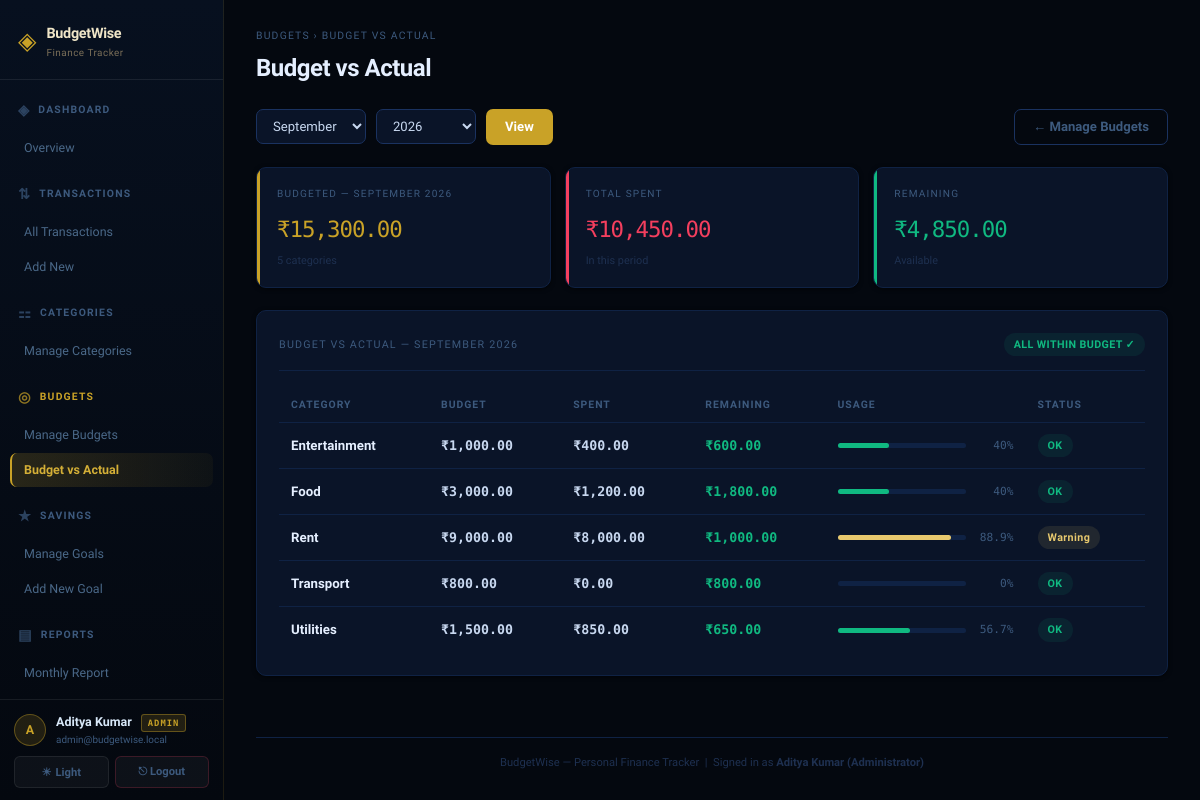
Page /budgets/budget_vs_actual.php (signed in) on the committed database.
### tables this page shows
CREATE TABLE user_profiles (
    user_id        INT PRIMARY KEY,
    name           VARCHAR(100)  NOT NULL DEFAULT 'User',
    phone          VARCHAR(20)   NULL,
    profile_image  VARCHAR(255)  NULL,
    monthly_goal   DECIMAL(10,2) NOT NULL DEFAULT 10000.00,
    created_at     TIMESTAMP     DEFAULT CURRENT_TIMESTAMP,
    FOREIGN KEY (user_id) REFERENCES users(id) ON DELETE CASCADE
);

CREATE TABLE users (
    id         INT AUTO_INCREMENT PRIMARY KEY,
    username   VARCHAR(50)  NOT NULL UNIQUE,
    email      VARCHAR(100) NOT NULL UNIQUE,
    password   VARCHAR(255) NOT NULL,
    role       ENUM('user','admin') NOT NULL DEFAULT 'user',
    is_active  TINYINT(1)   NOT NULL DEFAULT 1,
    created_at TIMESTAMP    DEFAULT CURRENT_TIMESTAMP
);

CREATE TABLE budgets (
    id             INT AUTO_INCREMENT PRIMARY KEY,
    user_id        INT           NOT NULL,
    category_id    INT           NOT NULL,
    monthly_limit  DECIMAL(10,2) NOT NULL,
    period_month   TINYINT       NOT NULL,
    period_year    SMALLINT      NOT NULL,
    created_at     TIMESTAMP     DEFAULT CURRENT_TIMESTAMP,
    FOREIGN KEY (user_id)     REFERENCES users(id)      ON DELETE CASCADE,
    FOREIGN KEY (category_id) REFERENCES categories(id) ON DELETE CASCADE,
    UNIQUE KEY uq_user_cat_period (user_id, category_id, period_month, period_year),
    INDEX idx_bud_user (user_id)
);

CREATE TABLE categories (
    id          INT AUTO_INCREMENT PRIMARY KEY,
    name        VARCHAR(50)              NOT NULL,
    type        ENUM('income','expense') NOT NULL,
    is_default  TINYINT(1)               NOT NULL DEFAULT 0,
    user_id     INT                      NULL,
    created_at  TIMESTAMP                DEFAULT CURRENT_TIMESTAMP,
    FOREIGN KEY (user_id) REFERENCES users(id) ON DELETE CASCADE,
    INDEX idx_cat_type (type),
    INDEX idx_cat_user (user_id)
);

### includes/db.php (called while the page is built, shortened)
<?php
$conn = mysqli_connect(DB_HOST, DB_USER, DB_PASS, DB_NAME);
mysqli_set_charset($conn, 'utf8mb4');
function db_all($conn, $sql, $types = '', $params = []): array
{
    $stmt = mysqli_prepare($conn, $sql);
    if ($params) {
        mysqli_stmt_bind_param($stmt, $types, ...$params);
    }
    mysqli_stmt_execute($stmt);
    $result = mysqli_stmt_get_result($stmt);
    $rows   = [];
    while ($row = mysqli_fetch_assoc($result)) {
        $rows[] = $row;
    }
    return $rows;
}
function db_one($conn, $sql, $types = '', $params = [])
{
    $rows = db_all($conn, $sql, $types, $params);
    return $rows[0] ?? null;
}
function fmt($n): string
{
    $n    = (float) $n;
    $sign = $n < 0 ? '-' : '';
    $n    = abs($n);
    [$int, $dec] = explode('.', number_format($n, 2, '.', ''));
    if (strlen($int) > 3) {
        $last3 = substr($int, -3);
        $rest  = substr($int, 0, -3);
        $rest  = preg_replace('/\B(?=(\d{2})+(?!\d))/', ',', $rest);
        $int   = $rest . ',' . $last3;
    }
    return "\xe2\x82\xb9" . $sign . $int . '.' . $dec;
}
function get_theme(): string
{
    return (($_COOKIE['theme'] ?? 'dark') === 'light') ? 'light' : 'dark';
}
require_once __DIR__ . '/auth.php';

### includes/auth.php (called while the page is built, shortened)
<?php
function current_user_id(): int
{
    return (int) ($_SESSION['user_id'] ?? 0);
}
function current_user_role(): string
{
    return $_SESSION['role'] ?? 'user';
}
function is_admin(): bool
{
    return current_user_role() === 'admin';
}
function current_user($conn): ?array
{
    $uid = current_user_id();
    return db_one($conn,
        "SELECT id, username, email, role, is_active, created_at
         FROM users WHERE id = ?",
        "i", [$uid]
    );
}
function current_profile($conn): array
{
    $uid = current_user_id();
    $row = db_one($conn,
        "SELECT user_id, name, phone, profile_image, monthly_goal
         FROM user_profiles WHERE user_id = ?",
        "i", [$uid]
    );
    return $row ?? ['user_id' => $uid, 'name' => 'User', 'phone' => '',
                    'profile_image' => null, 'monthly_goal' => 0];
}

### budgets/budget_vs_actual.php (the view, shortened to what this page needs)
<?php
require_once 'includes/db.php';
$section = 'Budgets';
$page    = 'budget_vs_actual.php';
$title   = 'Budget vs Actual';
require_once 'includes/header.php';
$uid = current_user_id();
$m = (int)($_GET['month'] ?? date('n'));
$y = (int)($_GET['year']  ?? date('Y'));
$label = date('F Y', mktime(0, 0, 0, $m, 1, $y));
$rows = db_all($conn, "
    SELECT
        b.id,
        b.category_id,
        b.monthly_limit,
        c.name AS category_name,
        COALESCE(SUM(t.amount), 0) AS actual_spent
    FROM budgets b
    LEFT JOIN categories c ON c.id = b.category_id
    LEFT JOIN transactions t
        ON t.category_id = b.category_id
       AND t.user_id     = b.user_id
       AND t.type        = 'expense'
       AND MONTH(t.txn_date) = ?
       AND YEAR(t.txn_date)  = ?
    WHERE b.user_id = ?
      AND b.period_month = ?
      AND b.period_year  = ?
    GROUP BY b.id, b.category_id, b.monthly_limit, c.name
    ORDER BY c.name
", "iiiii", [$m, $y, $uid, $m, $y]);
$total_budget = array_sum(array_column($rows, 'monthly_limit'));
$total_spent  = array_sum(array_column($rows, 'actual_spent'));
$remaining    = $total_budget - $total_spent;
$over_count = 0;
foreach ($rows as $r) {
    $pct = ($r['actual_spent'] / $r['monthly_limit']) * 100;
    if ($pct >= 100) {
        notify_once($conn, $uid, 'budget_exceeded',
            "Budget exceeded — {$r['category_name']} for {$label}",
            "You have spent " . strip_rupee(fmt($r['actual_spent'])) .
            " of " . strip_rupee(fmt($r['monthly_limit'])) .
            " budgeted for {$r['category_name']} this month.");
    } elseif ($pct >= 70) {
        notify_once($conn, $uid, 'budget_warning',
            "Budget warning — {$r['category_name']} for {$label}",
            "You have spent " . strip_rupee(fmt($r['actual_spent'])) .
            " of " . strip_rupee(fmt($r['monthly_limit'])) .
            " budgeted for {$r['category_name']} this month (" .
            round($pct) . "% used).");
    }
}
function notify_once($conn, $user_id, $type, $title, $message)
{
    $existing = db_one($conn,
        "SELECT id FROM notifications
         WHERE user_id = ? AND title = ? LIMIT 1",
        "is", [$user_id, $title]
    );
}
function strip_rupee(string $s): string
{
    return str_replace("\xe2\x82\xb9", '₹', $s);
}
?>
<form method="GET" class="period-form">
    <select name="month">
        <?php for ($i = 1; $i <= 12; $i++): ?>
            <option value="<?= $i ?>" <?= $i === $m ? 'selected' : '' ?>>
                <?= date('F', mktime(0, 0, 0, $i, 1)) ?>
            </option>
        <?php endfor; ?>
    </select>
    <select name="year">
        <?php for ($yi = (int)date('Y') + 1; $yi >= (int)date('Y') - 3; $yi--): ?>
            <option value="<?= $yi ?>" <?= $yi === $y ? 'selected' : '' ?>><?= $yi ?></option>
        <?php endfor; ?>
    </select>
    <button type="submit" class="btn btn-primary">View</button>
    <a href="manage_budgets.php?month=<?= $m ?>&year=<?= $y ?>"
       class="btn btn-ghost btn-end">&larr; Manage Budgets</a>
</form>
<div class="summary-grid">
    <div class="sum-card bal">
        <div class="sum-label">Budgeted &mdash; <?= htmlspecialchars($label) ?></div>
        <div class="sum-val"><?= fmt($total_budget) ?></div>
        <div class="sum-sub"><?= count($rows) ?> categories</div>
    </div>
    <div class="sum-card exp">
        <div class="sum-label">Total Spent</div>
        <div class="sum-val"><?= fmt($total_spent) ?></div>
        <div class="sum-sub">In this period</div>
    </div>
    <div class="sum-card <?= $remaining >= 0 ? 'inc' : 'exp' ?>">
        <div class="sum-label">Remaining</div>
        <div class="sum-val"><?= fmt(abs($remaining)) ?></div>
        <div class="sum-sub"><?= $remaining >= 0 ? 'Available' : 'Over budget' ?></div>
    </div>
</div>
<div class="card">
    <div class="card-title">
        Budget vs Actual &mdash; <?= htmlspecialchars($label) ?>
        <?php if ($over_count > 0): ?>
            <span class="badge badge-exp"><?= $over_count ?> over budget</span>
        <?php elseif (count($rows) > 0): ?>
            <span class="badge badge-inc">All within budget &check;</span>
        <?php endif; ?>
    </div>
    <?php if (empty($rows)): ?>
        <div class="empty">
            No budgets configured for this period.
            <a href="manage_budgets.php?month=<?= $m ?>&year=<?= $y ?>">Set some budgets</a> first.
        </div>
    <?php else: ?>
    <div class="tbl-wrap">
    <table>
        <thead>
            <tr>
                <th>Category</th>
                <th>Budget</th>
                <th>Spent</th>
                <th>Remaining</th>
                <th class="th-wide">Usage</th>
                <th>Status</th>
            </tr>
        </thead>
        <tbody>
        <?php foreach ($rows as $r):
            $pct = $r['monthly_limit'] > 0
                 ? min(100, round(($r['actual_spent'] / $r['monthly_limit']) * 100, 1))
                 : 0;
            $rem  = $r['monthly_limit'] - $r['actual_spent'];
            $over = $r['actual_spent'] > $r['monthly_limit'];
            $fill = $pct < 70 ? 'ok' : ($pct < 100 ? 'warn' : 'over');
        ?>
        <tr>
            <td class="td-name"><?= htmlspecialchars($r['category_name'] ?? '—') ?></td>
            <td class="amt-neu"><?= fmt($r['monthly_limit']) ?></td>
            <td class="<?= $over ? 'amt-exp' : 'amt-neu' ?>"><?= fmt($r['actual_spent']) ?></td>
            <td class="<?= $rem >= 0 ? 'amt-inc' : 'amt-exp' ?>">
                <?= $rem >= 0 ? '' : '-' ?><?= fmt(abs($rem)) ?>
            </td>
            <td>
                <div class="usage-cell">
                    <div class="prog-wrap">
                        <div class="prog-fill <?= $fill ?>" style="width:<?= $pct ?>%"></div>
                    </div>
                    <span class="usage-pct"><?= $pct ?>%</span>
                </div>
            </td>
            <td>
                <?php if ($over): ?>
                    <span class="badge badge-exp">Over</span>
                <?php elseif ($pct >= 70): ?>
                    <span class="badge badge-warn">Warning</span>
                <?php else: ?>
                    <span class="badge badge-inc">OK</span>
                <?php endif; ?>
            </td>
        </tr>
        <?php endforeach; ?>
        </tbody>
    </table>
    </div>
    <?php endif; ?>
</div>
<?php require_once 'includes/footer.php'; ?>

### includes/header.php (shortened to what this page needs)
<?php
$nav = [
    'Dashboard'     => ['icon' => '&#9672;', 'links' => [
        'Overview' => 'dashboard.php',
    ]],
    'Transactions'  => ['icon' => '&#8645;', 'links' => [
        'All Transactions' => 'view_transactions.php',
        'Add New'          => 'add_transaction.php',
    ]],
    'Categories'    => ['icon' => '&#9871;', 'links' => [
        'Manage Categories' => 'manage_categories.php',
    ]],
    'Budgets'       => ['icon' => '&#9678;', 'links' => [
        'Manage Budgets'    => 'manage_budgets.php',
        'Budget vs Actual'  => 'budget_vs_actual.php',
    ]],
    'Savings'       => ['icon' => '&#9733;', 'links' => [
        'Manage Goals'  => 'manage_goals.php',
        'Add New Goal'  => 'add_goal.php',
    ]],
    'Reports'       => ['icon' => '&#9636;', 'links' => [
        'Monthly Report'    => 'monthly_report.php',
        'Category Report'   => 'category_report.php',
        'Date Range Report' => 'date_range_report.php',
    ]],
    'Notifications' => ['icon' => '&#9873;', 'links' => [
        'View All' => 'view_notifications.php',
    ]],
    'Profile'       => ['icon' => '&#10022;', 'links' => [
        'My Profile'      => 'profile.php',
        'Settings'        => 'settings.php',
        'Payment Methods' => 'payment_methods.php',
    ]],
];
if (is_admin()) {
    $nav['Admin'] = ['icon' => '&#9881;', 'links' => [
        'Admin Dashboard' => 'admin_dashboard.php',
        'Manage Users'    => 'manage_users.php',
        'System Logs'     => 'system_logs.php',
    ]];
}
$theme = get_theme();
$me    = current_user($conn);
$prof  = current_profile($conn);
?>
<!DOCTYPE html>
<html lang="en" data-theme="<?= htmlspecialchars($theme, ENT_QUOTES, 'UTF-8') ?>">
<head>
    <link rel="stylesheet" href="assets/style.css">
</head>
<body>
<div class="app">
<aside class="sidebar">
    <div class="sidebar-logo">
        <span class="logo-icon">&#9672;</span>
        <div>
            <div class="logo-name">BudgetWise</div>
            <div class="logo-sub">Finance Tracker</div>
        </div>
    </div>
    <nav class="sidebar-nav">
        <?php foreach ($nav as $sec_name => $sec): ?>
            <?php $active_sec = ($section ?? '') === $sec_name; ?>
            <div class="nav-section <?= $active_sec ? 'active' : '' ?>">
                <div class="nav-section-label">
                    <span class="nav-icon"><?= $sec['icon'] ?></span>
                    <span class="nav-section-name"><?= htmlspecialchars($sec_name, ENT_QUOTES, 'UTF-8') ?></span>
                </div>
                <div class="nav-links">
                    <?php foreach ($sec['links'] as $lname => $lfile): ?>
                        <a href="<?= htmlspecialchars($lfile, ENT_QUOTES, 'UTF-8') ?>"
                           class="nav-link <?= ($page ?? '') === $lfile ? 'active' : '' ?>">
                            <?= htmlspecialchars($lname, ENT_QUOTES, 'UTF-8') ?>
                        </a>
                    <?php endforeach; ?>
                </div>
            </div>
        <?php endforeach; ?>
    </nav>
    <div class="sidebar-footer">
        <div class="sf-user">
            <div class="sf-avatar">
                <?= htmlspecialchars(strtoupper(substr($prof['name'] ?? 'U', 0, 1)), ENT_QUOTES, 'UTF-8') ?>
            </div>
            <div class="sf-meta">
                <div class="sf-name">
                    <?= htmlspecialchars($prof['name'] ?? 'User', ENT_QUOTES, 'UTF-8') ?>
                    <?php if (is_admin()): ?>
                        <span class="sf-role">ADMIN</span>
                    <?php endif; ?>
                </div>
                <div class="sf-email"><?= htmlspecialchars($me['email'] ?? '', ENT_QUOTES, 'UTF-8') ?></div>
            </div>
        </div>
        <div class="sf-actions">
            <button type="button" class="sf-btn" onclick="toggleTheme()" title="Switch theme">
                <span id="theme-icon"><?= $theme === 'dark' ? '&#9728;' : '&#9790;' ?></span>
                <span id="theme-lbl"><?= $theme === 'dark' ? 'Light'   : 'Dark'    ?></span>
            </button>
            <a href="logout.php" class="sf-btn logout" title="Sign out">
                &#9099; Logout
            </a>
        </div>
    </div>
</aside>
<main class="main">
    <div class="page-header">
        <div class="breadcrumb">
            <?= htmlspecialchars($section ?? '', ENT_QUOTES, 'UTF-8') ?> &rsaquo;
            <?= htmlspecialchars($title   ?? '', ENT_QUOTES, 'UTF-8') ?>
        </div>
        <h1 class="page-title"><?= htmlspecialchars($title ?? '', ENT_QUOTES, 'UTF-8') ?></h1>
    </div>

### includes/footer.php (shortened to what this page needs)
    <footer class="page-footer">
        BudgetWise &mdash; Personal Finance Tracker
        &nbsp;|&nbsp;
        <?php
        $display_name = $prof['name'] ?? ($_SESSION['username'] ?? 'Guest');
        $role_label   = is_admin() ? ' (Administrator)' : '';
        ?>
        Signed in as <strong><?= htmlspecialchars($display_name . $role_label, ENT_QUOTES, 'UTF-8') ?></strong>
    </footer>
</main>
</div>
</body>
</html>

### rows in the picture
user_profiles: name "A", name "Aditya Kumar", name "Aditya Kumar (Administrator)"
users: email "admin@budgetwise.local"
budgets: category.name "Entertainment", monthly_limit "₹1,000.00", actual_spent "₹400.00", rem "₹600.00", pct "40", shows "OK"
budgets: category.name "Food", monthly_limit "₹3,000.00", actual_spent "₹1,200.00", rem "₹1,800.00", pct "40", shows "OK"
budgets: category.name "Rent", monthly_limit "₹9,000.00", actual_spent "₹8,000.00", rem "₹1,000.00", pct "88.9", shows "Warning"
budgets: category.name "Transport", monthly_limit "₹800.00", actual_spent "₹0.00", rem "₹800.00", pct "0", shows "OK"
budgets: category.name "Utilities", monthly_limit "₹1,500.00", actual_spent "₹850.00", rem "₹650.00", pct "56.7", shows "OK"

### other values in the picture
$sec['icon'] "◈"
$sec_name "DASHBOARD"
$lname "Overview"
$sec['icon'] "⇅"
$sec_name "TRANSACTIONS"
$lname "All Transactions"
$lname "Add New"
$sec['icon'] "⚏"
$sec_name "CATEGORIES"
$lname "Manage Categories"
$sec['icon'] "◎"
$sec_name "BUDGETS"
$lname "Manage Budgets"
$lname "Budget vs Actual"
$sec['icon'] "★"
